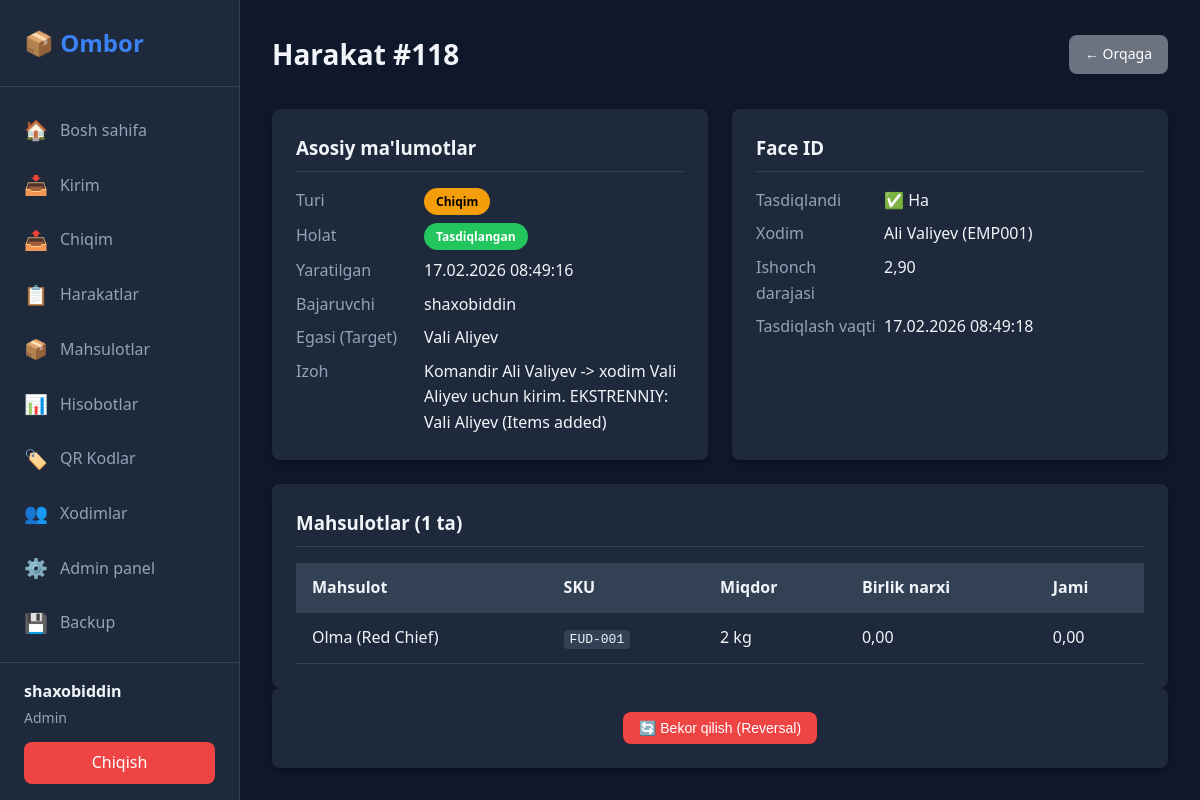
Page /movement/118/ (signed in) on the committed database.
### accounts/models.py (models this page shows, shortened)
class User(AbstractUser):
    ROLE_CHOICES = [
        ('admin', 'Admin'),
        ('operator', 'Operator'),
        ('viewer', 'Viewer'),
    ]
    role = models.CharField(
        max_length=20,
        choices=ROLE_CHOICES,
        default='viewer',
        verbose_name="Rol"
    )
    class Meta:
        verbose_name = "Foydalanuvchi"
        verbose_name_plural = "Foydalanuvchilar"
    @property
    def is_admin_role(self):
        return self.role == 'admin'
    @property
    def is_operator_role(self):
        return self.role in ['admin', 'operator']

### inventory/models.py (models this page shows, shortened)
class Movement(models.Model):
    MOVEMENT_TYPES = [
        ('IN', 'Kirim'),
        ('OUT', 'Chiqim'),
    ]
    STATUS_CHOICES = [
        ('PENDING', 'Kutilmoqda'),
        ('VERIFIED', 'Tasdiqlangan'),
        ('CANCELLED', 'Bekor qilingan'),
    ]
    movement_type = models.CharField(
        max_length=10,
        choices=MOVEMENT_TYPES,
        db_index=True,
        verbose_name="Turi"
    )
    status = models.CharField(
        max_length=10,
        choices=STATUS_CHOICES,
        default='PENDING',
        db_index=True,
        verbose_name="Holat"
    )
    performed_by = models.ForeignKey(
        settings.AUTH_USER_MODEL,
        on_delete=models.PROTECT,
        related_name='movements',
        verbose_name="Bajaruvchi"
    )
    face_employee = models.ForeignKey(
        Employee,
        on_delete=models.PROTECT,
        null=True,
        blank=True,
        related_name='movements',
        verbose_name="Face ID xodim (aktor)"
    )
    target_employee = models.ForeignKey(
        Employee,
        on_delete=models.PROTECT,
        null=True,
        blank=True,
        related_name='delegated_movements',
        verbose_name="Maqsadli xodim"
    )
    face_verified = models.BooleanField(default=False, verbose_name="Face tasdiqlandi")
    face_confidence = models.FloatField(null=True, blank=True, verbose_name="Face ishonch darajasi")
    face_verified_at = models.DateTimeField(null=True, blank=True, verbose_name="Face tasdiqlash vaqti")
    created_at = models.DateTimeField(auto_now_add=True, db_index=True)
    updated_at = models.DateTimeField(auto_now=True)
    note = models.TextField(blank=True, verbose_name="Izoh")
    is_emergency = models.BooleanField(default=False, verbose_name="Ekstrenniy rejim")
    reversed_movement = models.ForeignKey(
        'self',
        null=True,
        blank=True,
        on_delete=models.SET_NULL,
        related_name='reversals',
        verbose_name="Bekor qilingan movement"
    )
    class Meta:
        verbose_name = "Harakat"
        verbose_name_plural = "Harakatlar"
        ordering = ['-created_at']
        indexes = [
            models.Index(fields=['performed_by']),
            models.Index(fields=['face_employee']),
            models.Index(fields=['movement_type']),
            models.Index(fields=['status']),
        ]
    @property
    def total_items(self):
        return self.items.count()

class Employee(models.Model):
    name = models.CharField(max_length=100, verbose_name="Ism")
    employee_id = models.CharField(max_length=50, unique=True, verbose_name="Xodim ID")
    photo = models.ImageField(upload_to='employees/', blank=True, null=True, verbose_name="Rasm")
    face_label = models.IntegerField(unique=True, verbose_name="Face Label (LBPH)")
    is_active = models.BooleanField(default=True, verbose_name="Faol")
    is_commander = models.BooleanField(default=False, verbose_name="Komandir (Rahbar)")
    assigned_categories = models.ManyToManyField(
        'Category',
        blank=True,
        related_name='assigned_employees',
        verbose_name="Biriktirilgan toifalar"
    )
    supervisor = models.ForeignKey(
        'self',
        on_delete=models.SET_NULL,
        null=True,
        blank=True,
        related_name='subordinates',
        verbose_name="Rahbar (Komandir)"
    )
    created_at = models.DateTimeField(auto_now_add=True)
    updated_at = models.DateTimeField(auto_now=True)
    class Meta:
        verbose_name = "Xodim"
        verbose_name_plural = "Xodimlar"
        ordering = ['name']

class MovementItem(models.Model):
    movement = models.ForeignKey(
        Movement,
        on_delete=models.CASCADE,
        related_name='items',
        verbose_name="Harakat"
    )
    product = models.ForeignKey(
        Product,
        on_delete=models.PROTECT,
        related_name='movement_items',
        verbose_name="Mahsulot"
    )
    quantity = models.PositiveIntegerField(verbose_name="Miqdor")
    unit_price = models.DecimalField(
        max_digits=12,
        decimal_places=2,
        default=0,
        verbose_name="Birlik narxi"
    )
    class Meta:
        verbose_name = "Harakat elementi"
        verbose_name_plural = "Harakat elementlari"
        indexes = [
            models.Index(fields=['product']),
            models.Index(fields=['movement']),
        ]
    @property
    def total_price(self):
        return self.quantity * self.unit_price

class Product(models.Model):
    uid = models.UUIDField(default=uuid.uuid4, unique=True, db_index=True, editable=False)
    name = models.CharField(max_length=200, db_index=True, verbose_name="Mahsulot nomi")
    sku = models.CharField(max_length=50, unique=True, db_index=True, verbose_name="SKU")
    category = models.ForeignKey(
        Category,
        on_delete=models.PROTECT,
        related_name='products',
        verbose_name="Kategoriya"
    )
    assigned_to = models.ForeignKey(
        Employee,
        on_delete=models.SET_NULL,
        null=True,
        blank=True,
        related_name='assigned_products',
        verbose_name="Biriktirilgan xodim"
    )
    barcode = models.CharField(
        max_length=100,
        unique=True,
        db_index=True,
        verbose_name="Shtrix kod (QR)"
    )
    unit = models.CharField(max_length=20, verbose_name="O'lchov birligi")  # dona, kg, metr
    min_stock = models.IntegerField(default=0, verbose_name="Minimal zaxira")
    description = models.TextField(blank=True, verbose_name="Tavsif")
    created_at = models.DateTimeField(auto_now_add=True)
    updated_at = models.DateTimeField(auto_now=True)
    class Meta:
        verbose_name = "Mahsulot"
        verbose_name_plural = "Mahsulotlar"
        ordering = ['name']
        indexes = [
            models.Index(fields=['category']),
            models.Index(fields=['name']),
        ]

### inventory/views.py (the view)
# urls.py: path('movement/<int:movement_id>/', views.movement_detail, name='movement_detail'),
@login_required
def movement_detail(request, movement_id):
    movement = get_object_or_404(
        Movement.objects.select_related('performed_by', 'face_employee')
        .prefetch_related('items__product'),
        id=movement_id
    )
    context = {
        'movement': movement,
        'can_reverse': (
            request.user.role == 'admin' and
            movement.status == 'VERIFIED' and
            not Movement.objects.filter(reversed_movement=movement).exists()
        )
    }
    return render(request, 'inventory/movement_detail.html', context)

### templates/inventory/movement_detail.html (shortened to what this page needs)
{% extends 'base.html' %}
{% block content %}
<div class="page-header">
    <h1>Harakat #{{ movement.id }}</h1>
    <a href="{% url 'movement_list' %}" class="btn btn-secondary">← Orqaga</a>
</div>
<div class="detail-grid">
    <div class="detail-card">
        <h3>Asosiy ma'lumotlar</h3>
        <dl class="detail-list">
            <dt>Turi</dt>
            <dd>
                <span
                    class="badge {% if movement.movement_type == 'IN' %}badge-success{% else %}badge-warning{% endif %}">
                    {{ movement.get_movement_type_display }}
                </span>
            </dd>
            <dt>Holat</dt>
            <dd>
                <span class="badge badge-{{ movement.status|lower }}">
                    {{ movement.get_status_display }}
                </span>
            </dd>
            <dt>Yaratilgan</dt>
            <dd>{{ movement.created_at|date:"d.m.Y H:i:s" }}</dd>
            <dt>Bajaruvchi</dt>
            <dd>{{ movement.performed_by.username }}</dd>
            <dt>Egasi (Target)</dt>
            <dd>{{ movement.target_employee.name|default:"-" }}</dd>
            <dt>Izoh</dt>
            <dd>{{ movement.note|default:"-" }}</dd>
        </dl>
    </div>
    <div class="detail-card">
        <h3>Face ID</h3>
        <dl class="detail-list">
            <dt>Tasdiqlandi</dt>
            <dd>{% if movement.face_verified %}✅ Ha{% else %}❌ Yo'q{% endif %}</dd>
            {% if movement.face_verified %}
            <dt>Xodim</dt>
            <dd>{{ movement.face_employee.name }} ({{ movement.face_employee.employee_id }})</dd>
            <dt>Ishonch darajasi</dt>
            <dd>{{ movement.face_confidence|floatformat:2 }}</dd>
            <dt>Tasdiqlash vaqti</dt>
            <dd>{{ movement.face_verified_at|date:"d.m.Y H:i:s" }}</dd>
            {% endif %}
        </dl>
    </div>
</div>
<div class="items-card">
    <h3>Mahsulotlar ({{ movement.total_items }} ta)</h3>
    <table class="table">
        <thead>
            <tr>
                <th>Mahsulot</th>
                <th>SKU</th>
                <th>Miqdor</th>
                <th>Birlik narxi</th>
                <th>Jami</th>
            </tr>
        </thead>
        <tbody>
            {% for item in movement.items.all %}
            <tr>
                <td>{{ item.product.name }}</td>
                <td><code>{{ item.product.sku }}</code></td>
                <td>{{ item.quantity }} {{ item.product.unit }}</td>
                <td>{{ item.unit_price|floatformat:2 }}</td>
                <td>{{ item.total_price|floatformat:2 }}</td>
            </tr>
            {% endfor %}
        </tbody>
    </table>
</div>
{% if can_reverse %}
<div class="actions-section">
    <button type="button" id="reverse-btn" class="btn btn-danger">
        🔄 Bekor qilish (Reversal)
    </button>
</div>
{% endif %}
{% endblock %}

### templates/base.html (shortened to what this page needs)
<!DOCTYPE html>
<html lang="uz">
<head>
    <link rel="stylesheet" href="/static/css/main.css">
</head>
<body>
    {% if user.is_authenticated %}
    <div class="layout">
        <aside class="sidebar">
            <div class="sidebar-header">
                <h1 class="logo">📦 Ombor</h1>
            </div>
            <nav class="sidebar-nav">
                <a href="{% url 'dashboard' %}"
                    class="nav-item {% if request.resolver_match.url_name == 'dashboard' %}active{% endif %}">
                    <span class="icon">🏠</span> Bosh sahifa
                </a>
                {% if user.is_operator_role %}
                <a href="{% url 'movement_in' %}"
                    class="nav-item {% if request.resolver_match.url_name == 'movement_in' %}active{% endif %}">
                    <span class="icon">📥</span> Kirim
                </a>
                <a href="{% url 'movement_out' %}"
                    class="nav-item {% if request.resolver_match.url_name == 'movement_out' %}active{% endif %}">
                    <span class="icon">📤</span> Chiqim
                </a>
                {% endif %}
                <a href="{% url 'movement_list' %}"
                    class="nav-item {% if request.resolver_match.url_name == 'movement_list' %}active{% endif %}">
                    <span class="icon">📋</span> Harakatlar
                </a>
                <a href="{% url 'product_list' %}"
                    class="nav-item {% if request.resolver_match.url_name == 'product_list' %}active{% endif %}">
                    <span class="icon">📦</span> Mahsulotlar
                </a>
                <a href="{% url 'report_dashboard' %}"
                    class="nav-item {% if 'report' in request.resolver_match.url_name %}active{% endif %}">
                    <span class="icon">📊</span> Hisobotlar
                </a>
                <a href="{% url 'qr_code_dashboard' %}"
                    class="nav-item {% if 'qr' in request.resolver_match.url_name %}active{% endif %}">
                    <span class="icon">🏷️</span> QR Kodlar
                </a>
                {% if user.is_admin_role or user.is_staff or user.is_superuser %}
                <a href="{% url 'employee_list' %}"
                    class="nav-item {% if request.resolver_match.url_name == 'employee_list' %}active{% endif %}">
                    <span class="icon">👥</span> Xodimlar
                </a>
                <a href="{% url 'admin:index' %}" class="nav-item">
                    <span class="icon">⚙️</span> Admin panel
                </a>
                <a href="{% url 'backup_download' %}" class="nav-item">
                    <span class="icon">💾</span> Backup
                </a>
                {% endif %}
            </nav>
            <div class="sidebar-footer">
                <div class="user-info">
                    <span class="user-name">{{ user.username }}</span>
                    <span class="user-role">{{ user.get_role_display }}</span>
                </div>
                <a href="{% url 'logout' %}" class="logout-btn">Chiqish</a>
            </div>
        </aside>
        <main class="main-content">
            {% block content %}{% endblock %}
        </main>
    </div>
    {% else %}
    <div class="auth-container">
        {% block auth_content %}{% endblock %}
    </div>
    {% endif %}
</body>
</html>

### rows in the picture
User: username "shaxobiddin", role "Admin"
Movement: id "118", movement_type "Chiqim", status "Tasdiqlangan", created_at "17.02.2026 08:49:16", performed_by.username "shaxobiddin", target_employee.name "Vali Aliyev", note "Komandir Ali Valiyev -> xodim Vali Aliyev uchun kirim. EKSTRENNIY: Vali Aliyev (Items added)", face_employee.name "Ali Valiyev", face_employee.employee_id "EMP001", face_confidence "2,90", face_verified_at "17.02.2026 08:49:18", total_items "1"
MovementItem: product.name "Olma (Red Chief)", product.sku "FUD-001", quantity "2", product.unit "kg", unit_price "0,00", total_price "0,00"
